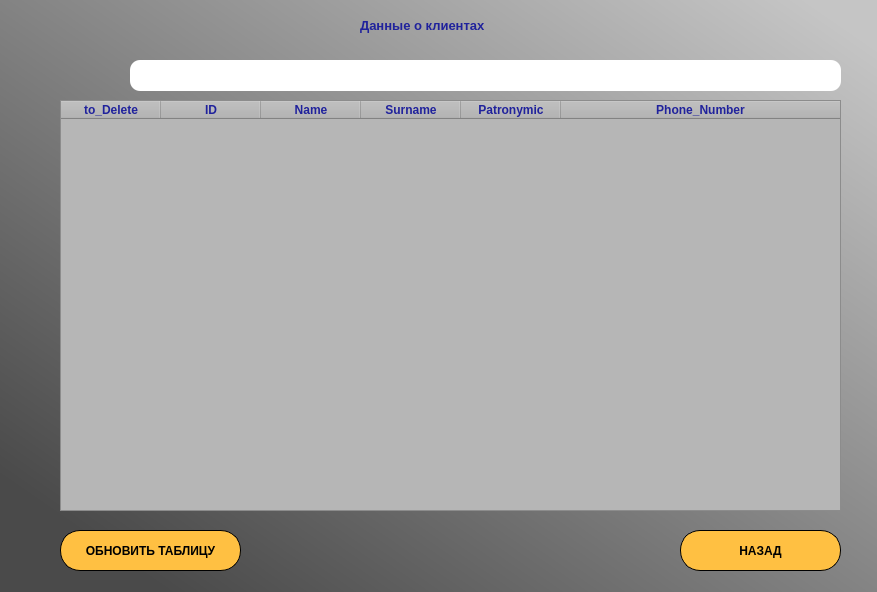
<?xml version="1.0" encoding="UTF-8"?>
<ui version="4.0">
 <class>ClientViewWindow</class>
 <widget class="QMainWindow" name="ClientViewWindow">
  <property name="geometry">
   <rect>
    <x>0</x>
    <y>0</y>
    <width>877</width>
    <height>592</height>
   </rect>
  </property>
  <property name="windowTitle">
   <string>MainWindow</string>
  </property>
  <widget class="QWidget" name="centralwidget">
   <widget class="QLabel" name="label">
    <property name="geometry">
     <rect>
      <x>-6</x>
      <y>-5</y>
      <width>891</width>
      <height>601</height>
     </rect>
    </property>
    <property name="styleSheet">
     <string notr="true">background-color: qlineargradient(spread:reflect, x1:0.0201244, y1:0.96, x2:1, y2:0, stop:0.0746269 rgba(74, 74, 74, 255), stop:0.950249 rgba(197, 197, 197, 255));</string>
    </property>
    <property name="text">
     <string/>
    </property>
   </widget>
   <widget class="QTableWidget" name="clientsTable">
    <property name="geometry">
     <rect>
      <x>60</x>
      <y>100</y>
      <width>781</width>
      <height>411</height>
     </rect>
    </property>
    <property name="font">
     <font>
      <weight>75</weight>
      <bold>true</bold>
     </font>
    </property>
    <property name="styleSheet">
     <string notr="true">background-color: rgb(182, 182, 182);</string>
    </property>
    <property name="editTriggers">
     <set>QAbstractItemView::NoEditTriggers</set>
    </property>
    <property name="tabKeyNavigation">
     <bool>false</bool>
    </property>
    <property name="showDropIndicator" stdset="0">
     <bool>false</bool>
    </property>
    <property name="dragDropOverwriteMode">
     <bool>false</bool>
    </property>
    <property name="alternatingRowColors">
     <bool>false</bool>
    </property>
    <property name="selectionMode">
     <enum>QAbstractItemView::ExtendedSelection</enum>
    </property>
    <property name="showGrid">
     <bool>true</bool>
    </property>
    <property name="gridStyle">
     <enum>Qt::SolidLine</enum>
    </property>
    <property name="sortingEnabled">
     <bool>false</bool>
    </property>
    <property name="wordWrap">
     <bool>false</bool>
    </property>
    <property name="cornerButtonEnabled">
     <bool>false</bool>
    </property>
    <attribute name="horizontalHeaderVisible">
     <bool>true</bool>
    </attribute>
    <attribute name="horizontalHeaderShowSortIndicator" stdset="0">
     <bool>false</bool>
    </attribute>
    <attribute name="horizontalHeaderStretchLastSection">
     <bool>true</bool>
    </attribute>
    <attribute name="verticalHeaderCascadingSectionResizes">
     <bool>false</bool>
    </attribute>
    <attribute name="verticalHeaderStretchLastSection">
     <bool>false</bool>
    </attribute>
    <column>
     <property name="text">
      <string>to_Delete</string>
     </property>
     <property name="font">
      <font>
       <weight>75</weight>
       <bold>true</bold>
      </font>
     </property>
     <property name="foreground">
      <brush brushstyle="SolidPattern">
       <color alpha="255">
        <red>32</red>
        <green>34</green>
        <blue>156</blue>
       </color>
      </brush>
     </property>
    </column>
    <column>
     <property name="text">
      <string>ID</string>
     </property>
     <property name="font">
      <font>
       <weight>75</weight>
       <bold>true</bold>
      </font>
     </property>
     <property name="foreground">
      <brush brushstyle="SolidPattern">
       <color alpha="255">
        <red>32</red>
        <green>34</green>
        <blue>156</blue>
       </color>
      </brush>
     </property>
    </column>
    <column>
     <property name="text">
      <string>Name</string>
     </property>
     <property name="font">
      <font>
       <weight>75</weight>
       <bold>true</bold>
      </font>
     </property>
     <property name="foreground">
      <brush brushstyle="SolidPattern">
       <color alpha="255">
        <red>32</red>
        <green>34</green>
        <blue>156</blue>
       </color>
      </brush>
     </property>
    </column>
    <column>
     <property name="text">
      <string>Surname</string>
     </property>
     <property name="font">
      <font>
       <weight>75</weight>
       <bold>true</bold>
      </font>
     </property>
     <property name="foreground">
      <brush brushstyle="SolidPattern">
       <color alpha="255">
        <red>32</red>
        <green>34</green>
        <blue>156</blue>
       </color>
      </brush>
     </property>
    </column>
    <column>
     <property name="text">
      <string>Patronymic</string>
     </property>
     <property name="font">
      <font>
       <weight>75</weight>
       <bold>true</bold>
      </font>
     </property>
     <property name="foreground">
      <brush brushstyle="SolidPattern">
       <color alpha="255">
        <red>32</red>
        <green>34</green>
        <blue>156</blue>
       </color>
      </brush>
     </property>
    </column>
    <column>
     <property name="text">
      <string>Phone_Number</string>
     </property>
     <property name="font">
      <font>
       <weight>75</weight>
       <bold>true</bold>
      </font>
     </property>
     <property name="foreground">
      <brush brushstyle="SolidPattern">
       <color alpha="255">
        <red>32</red>
        <green>34</green>
        <blue>156</blue>
       </color>
      </brush>
     </property>
    </column>
   </widget>
   <widget class="QPushButton" name="backBtn">
    <property name="geometry">
     <rect>
      <x>680</x>
      <y>530</y>
      <width>161</width>
      <height>41</height>
     </rect>
    </property>
    <property name="font">
     <font>
      <weight>75</weight>
      <bold>true</bold>
     </font>
    </property>
    <property name="styleSheet">
     <string notr="true">border-color: rgb(255, 249, 62);
border-radius: 20px;
background-color: rgb(255, 192, 66);
border: 1px solid #000000</string>
    </property>
    <property name="text">
     <string>НАЗАД</string>
    </property>
   </widget>
   <widget class="QLabel" name="label_2">
    <property name="geometry">
     <rect>
      <x>360</x>
      <y>10</y>
      <width>181</width>
      <height>31</height>
     </rect>
    </property>
    <property name="font">
     <font>
      <pointsize>10</pointsize>
      <weight>75</weight>
      <bold>true</bold>
     </font>
    </property>
    <property name="styleSheet">
     <string notr="true">color: rgb(32, 34, 156);</string>
    </property>
    <property name="text">
     <string>Данные о клиентах</string>
    </property>
   </widget>
   <widget class="QPushButton" name="updateBtn">
    <property name="geometry">
     <rect>
      <x>60</x>
      <y>530</y>
      <width>181</width>
      <height>41</height>
     </rect>
    </property>
    <property name="font">
     <font>
      <weight>75</weight>
      <bold>true</bold>
     </font>
    </property>
    <property name="styleSheet">
     <string notr="true">border-color: rgb(255, 249, 62);
border-radius: 20px;
background-color: rgb(255, 192, 66);
border: 1px solid #000000</string>
    </property>
    <property name="text">
     <string>ОБНОВИТЬ ТАБЛИЦУ</string>
    </property>
   </widget>
   <widget class="QLineEdit" name="searchEdit">
    <property name="geometry">
     <rect>
      <x>130</x>
      <y>60</y>
      <width>711</width>
      <height>31</height>
     </rect>
    </property>
    <property name="styleSheet">
     <string notr="true">border-radius:10px</string>
    </property>
   </widget>
   <widget class="QLabel" name="label_3">
    <property name="geometry">
     <rect>
      <x>90</x>
      <y>60</y>
      <width>31</width>
      <height>31</height>
     </rect>
    </property>
    <property name="text">
     <string/>
    </property>
    <property name="pixmap">
     <pixmap resource="Icons/icons.qrc">:/icons/search_200941.png</pixmap>
    </property>
    <property name="scaledContents">
     <bool>true</bool>
    </property>
   </widget>
  </widget>
 </widget>
 <resources>
  <include location="Icons/icons.qrc"/>
 </resources>
 <connections/>
</ui>
